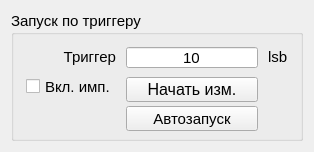
<?xml version="1.0" encoding="UTF-8"?>
<ui version="4.0">
 <class>Form</class>
 <widget class="QWidget" name="Form">
  <property name="geometry">
   <rect>
    <x>0</x>
    <y>0</y>
    <width>314</width>
    <height>141</height>
   </rect>
  </property>
  <property name="windowTitle">
   <string>Form</string>
  </property>
  <layout class="QVBoxLayout" name="verticalLayout">
   <item>
    <widget class="QGroupBox" name="groupBox_11">
     <property name="sizePolicy">
      <sizepolicy hsizetype="Preferred" vsizetype="Preferred">
       <horstretch>0</horstretch>
       <verstretch>0</verstretch>
      </sizepolicy>
     </property>
     <property name="minimumSize">
      <size>
       <width>290</width>
       <height>130</height>
      </size>
     </property>
     <property name="font">
      <font>
       <family>MS Shell Dlg 2</family>
       <pointsize>11</pointsize>
       <weight>50</weight>
       <italic>false</italic>
       <bold>false</bold>
      </font>
     </property>
     <property name="styleSheet">
      <string notr="true">font: 11pt &quot;MS Shell Dlg 2&quot;;</string>
     </property>
     <property name="title">
      <string>Запуск по триггеру</string>
     </property>
     <layout class="QHBoxLayout" name="horizontalLayout_5">
      <property name="leftMargin">
       <number>7</number>
      </property>
      <property name="topMargin">
       <number>7</number>
      </property>
      <property name="rightMargin">
       <number>7</number>
      </property>
      <property name="bottomMargin">
       <number>7</number>
      </property>
      <item>
       <layout class="QGridLayout" name="gridLayout_12" rowstretch="1,0,0,0,1" columnstretch="1,0,0,0,1">
        <property name="sizeConstraint">
         <enum>QLayout::SetDefaultConstraint</enum>
        </property>
        <property name="leftMargin">
         <number>5</number>
        </property>
        <property name="topMargin">
         <number>5</number>
        </property>
        <property name="rightMargin">
         <number>5</number>
        </property>
        <property name="bottomMargin">
         <number>5</number>
        </property>
        <property name="spacing">
         <number>10</number>
        </property>
        <item row="0" column="2">
         <widget class="QLineEdit" name="lineEdit_triger">
          <property name="minimumSize">
           <size>
            <width>0</width>
            <height>21</height>
           </size>
          </property>
          <property name="styleSheet">
           <string notr="true">font: 12pt &quot;MS Shell Dlg 2&quot;;</string>
          </property>
          <property name="text">
           <string>10</string>
          </property>
          <property name="alignment">
           <set>Qt::AlignCenter</set>
          </property>
          <property name="readOnly">
           <bool>false</bool>
          </property>
         </widget>
        </item>
        <item row="2" column="2">
         <widget class="QPushButton" name="pushButton_run_trig_pips">
          <property name="minimumSize">
           <size>
            <width>0</width>
            <height>25</height>
           </size>
          </property>
          <property name="font">
           <font>
            <family>MS Shell Dlg 2</family>
            <pointsize>12</pointsize>
            <weight>50</weight>
            <italic>false</italic>
            <bold>false</bold>
           </font>
          </property>
          <property name="styleSheet">
           <string notr="true">font: 12pt &quot;MS Shell Dlg 2&quot;;</string>
          </property>
          <property name="text">
           <string>Начать изм.</string>
          </property>
         </widget>
        </item>
        <item row="0" column="3">
         <widget class="QLabel" name="label_59">
          <property name="styleSheet">
           <string notr="true">font: 12pt &quot;MS Shell Dlg 2&quot;;</string>
          </property>
          <property name="text">
           <string>lsb</string>
          </property>
         </widget>
        </item>
        <item row="2" column="1">
         <widget class="QCheckBox" name="checkBox_enable_test_csa">
          <property name="styleSheet">
           <string notr="true">font: 12pt &quot;MS Shell Dlg 2&quot;;</string>
          </property>
          <property name="text">
           <string>Вкл. имп.</string>
          </property>
          <property name="tristate">
           <bool>false</bool>
          </property>
         </widget>
        </item>
        <item row="0" column="1">
         <widget class="QLabel" name="label_58">
          <property name="styleSheet">
           <string notr="true">font: 12pt &quot;MS Shell Dlg 2&quot;;</string>
          </property>
          <property name="text">
           <string>Триггер</string>
          </property>
          <property name="alignment">
           <set>Qt::AlignRight|Qt::AlignTrailing|Qt::AlignVCenter</set>
          </property>
         </widget>
        </item>
        <item row="4" column="0">
         <spacer name="horizontalSpacer_40">
          <property name="orientation">
           <enum>Qt::Horizontal</enum>
          </property>
          <property name="sizeHint" stdset="0">
           <size>
            <width>40</width>
            <height>20</height>
           </size>
          </property>
         </spacer>
        </item>
        <item row="4" column="4">
         <spacer name="horizontalSpacer_41">
          <property name="orientation">
           <enum>Qt::Horizontal</enum>
          </property>
          <property name="sizeHint" stdset="0">
           <size>
            <width>40</width>
            <height>20</height>
           </size>
          </property>
         </spacer>
        </item>
        <item row="4" column="2">
         <widget class="QPushButton" name="pushButton_autorun">
          <property name="minimumSize">
           <size>
            <width>0</width>
            <height>25</height>
           </size>
          </property>
          <property name="styleSheet">
           <string notr="true">font: 12pt &quot;MS Shell Dlg 2&quot;;</string>
          </property>
          <property name="text">
           <string>Автозапуск</string>
          </property>
         </widget>
        </item>
       </layout>
      </item>
     </layout>
    </widget>
   </item>
  </layout>
 </widget>
 <resources/>
 <connections/>
</ui>
